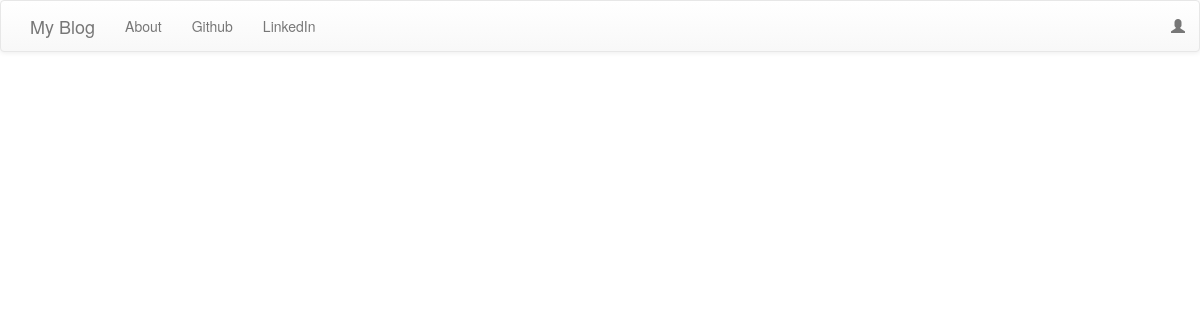
Before: / with the older database file.
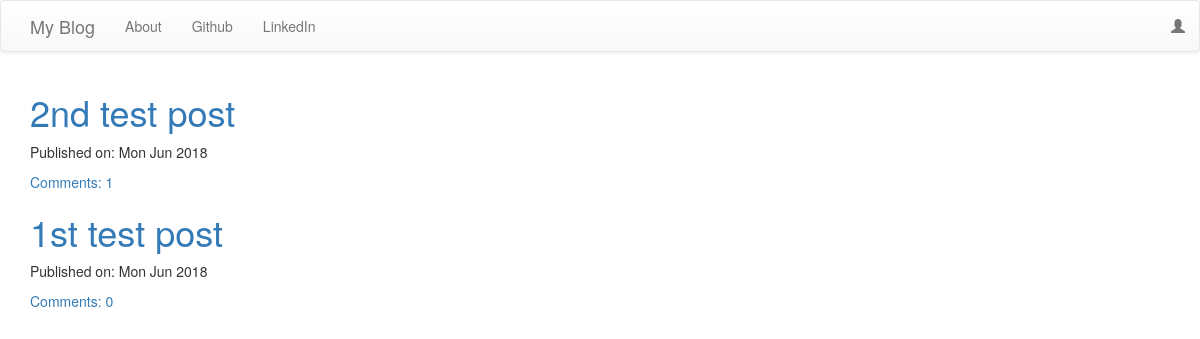
After: the same page with the newer database file.
### blog/models.py (models this page shows, shortened)
class Post(models.Model):
    author = models.ForeignKey('auth.User')
    title = models.CharField(max_length=200)
    text = models.TextField()
    created_date = models.DateTimeField(default=timezone.now)
    published_date = models.DateTimeField(blank=True, null=True)
    def approve_comments(self):
        return self.comments.filter(approved_comment=True)

### blog/views.py (the view)
# urls.py: url(r'^$',views.PostListView.as_view(),name='post_list'),
class PostListView(ListView):
    model = Post
    def get_queryset(self):
        return Post.objects.filter(published_date__lte=timezone.now()).order_by('-published_date')

### blog/templates/blog/post_list.html
{% extends 'blog/base.html' %}
{% block content %}
<div class="centerstage">
    {% for post in post_list %}
        <div class="post">
            <h1><a href="{% url 'post_detail' pk=post.pk %}">{{ post.title }}</a></h1>
            <div class="date">
                <p>Published on: {{ post.published_date|date:"D M Y"}}</p>
            </div>
            <a href="{% url 'post_detail' pk=post.pk %}">Comments: {{ post.approve_comments.count }}</a>
        </div>
    {% endfor %}
</div>
{% endblock %}

### blog/templates/blog/base.html (shortened to what this page needs)
<!DOCTYPE html>
<html lang="en">
<head>
    <link rel="stylesheet" href="//maxcdn.bootstrapcdn.com/bootstrap/3.3.7/css/bootstrap.min.css">
    <link rel="stylesheet" href="//maxcdn.bootstrapcdn.com/bootstrap/3.3.7/css/bootstrap-theme.min.css">
    <link rel="stylesheet" href="//cdn.jsdelivr.net/npm/medium-editor@latest/dist/css/medium-editor.min.css" type="text/css" media="screen" charset="utf-8">
</head>
<body class="loader">
    <nav class="navbar navbar-default techfont custom-navbar">
      <div class='container'>
          <ul class="nav navbar-nav">
                <li><a class='navbar-brand bigbrand' href="{% url 'post_list' %}">My Blog</a></li>
                <li><a href="{% url 'about' %}">About</a></li>
                <li><a href="https://www.github.com">Github</a></li>
                <li><a href="https://www.github.com">LinkedIn</a></li>
          </ul>
          <ul class="nav navbar-nav navbar-right">
              {% if user.is_authenticated %}
              <li>
                <a href="{% url 'post_new' %}">New Post</a>
              </li>
              <li>
                 <a href="{% url 'post_draft_list' %}">Drafts</a>
               </li>
                <li>
                 <a href="{% url 'logout' %}">Log Out</a>
              </li>
              <li>
                  <a Welcome: {{ user.username }}></a>
              </li>
               {% else %}
               <li><a class='nav navbar-right' href='{% url 'login' %}'><span class='glyphicon glyphicon-user'></span></a></li>
              {% endif %}
          </ul>
      </div>
    </nav>
    <div class='content container'>
        <div class='row'>
            <div class='col-md-8'>
                <div class='blog_posts'>
                  {% block content %}
                  {% endblock %}
                </div>
            </div>
        </div>
    </div>
</body>
</html>

Changed rows visible on the page:
added Post: title "2nd test post", published_date "Mon Jun 2018", approve_comments.count "1"
added Post: title "1st test post", published_date "Mon Jun 2018", approve_comments.count "0"
